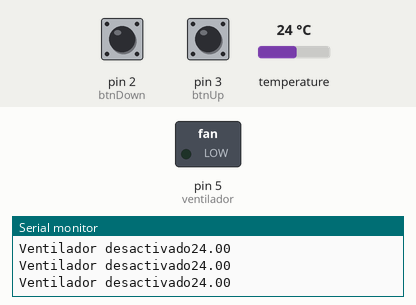
Bench run of a program on a simulated Arduino Uno, built with avr-gcc and run on an emulated ATmega328P. Parts: switched loads named in the program (green lamp = pin HIGH), the last lines printed to the serial monitor. The inputs (shaded band) are chosen by the test bench; at power-on: temperature 24 °C, pin 2 (btnDown) HIGH, pin 3 (btnUp) HIGH.

Above: at 2.9 s.
3.0 s: temperature set to 28.4 °C
6.7 s: temperature set to 29.9 °C
At 7.3 s:
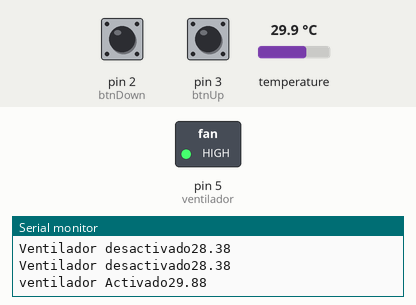
12.9 s: temperature set to 28.7 °C
At 14.3 s:
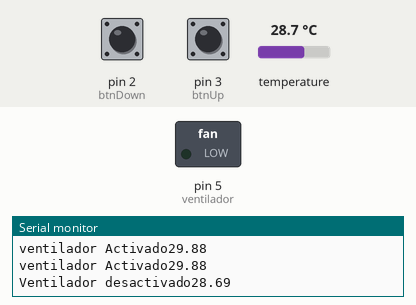
14.8 s: temperature set to 27.7 °C
16.6 s: temperature set to 33 °C
At 17.5 s:
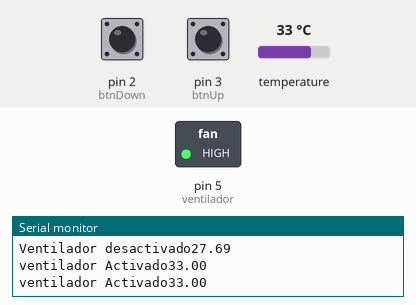
Timing chart, 0 to 19.1 s (numbered marks = the images above; inputs shaded):
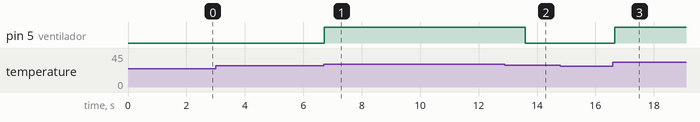

The program:

main.cpp
```cpp
#include <Arduino.h>
#include <OneWire.h>
#include <DallasTemperature.h>
#include <Adafruit_SSD1306.h>
#include <Adafruit_GFX.h>
#include <Adafruit_I2CDevice.h>

Adafruit_SSD1306 display(-1);
// Declaracion de funciones
void ventiladorAccion();
void subeLimite();
void bajaLimite();

// se define pin para usar con one wire
#define ONE_WIRE_BUS 6
OneWire oneWire(ONE_WIRE_BUS);
DallasTemperature sensor (&oneWire);

// declaracion de variables
float temperature;
int btnUp = 3;
int btnDown = 2;
int ventilador = 5;
bool ventiladorActivado = false;
int limite = 29;
long contador1 = 0;

//variables almacenadoras de milisegundos
long tiempoAnteriorUp;
long tiempoAnteriorDown;
long diferenciaUp;
long diferenciaDown;

void setup() {
  Serial.begin(9600);
  Serial.println("Iniciando sensor temperatura");
  pinMode (ventilador, OUTPUT);

// interrupcion para subir limite
  pinMode(btnUp, INPUT_PULLUP);
  attachInterrupt(digitalPinToInterrupt(btnUp), subeLimite, RISING);
  pinMode(btnDown, INPUT_PULLUP);
  attachInterrupt(digitalPinToInterrupt(btnDown), bajaLimite, RISING);
}
void loop() {
  //forma correcta de ejecutar una funcion cada cierto tiempo
if(millis() - contador1 > 600){
  contador1 = millis();
  sensor.requestTemperatures();
  temperature = sensor.getTempCByIndex(0);

  ventiladorAccion();

  }

}

//funcion para encender apagar un ventilador
void ventiladorAccion(){
  if(temperature > limite){
  digitalWrite(ventilador, HIGH);
  ventiladorActivado = true;
  Serial.println("ventilador Activado" + String (temperature));
  } else {
  digitalWrite(ventilador, LOW);
  ventiladorActivado = false;
  Serial.println("Ventilador desactivado" +String(temperature));
  }
}

//funcion para subir setpoint
void subeLimite(){
  diferenciaUp = millis() - tiempoAnteriorUp;
  tiempoAnteriorUp = millis();
  if (diferenciaUp > 250){
  limite ++;
  Serial.println("Limite: " + String(limite));
  }
}

void bajaLimite(){
  diferenciaDown = millis() - tiempoAnteriorDown;
  tiempoAnteriorDown = millis();
  if (diferenciaDown > 250){
  limite --;
  Serial.println("Limite: " + String(limite));
  }
}
```

Measured:
- the behaviour switches between 29 and 29.1 °C on temperature (found by bisection; images 0 and 1)
- after the input at 6.7 s, pin 5 (ventilador): LOW → HIGH at once
- after the input at 12.9 s, pin 5 (ventilador): HIGH → LOW after 0.70 s
- after the input at 16.6 s, pin 5 (ventilador): LOW → HIGH after 0.06 s
